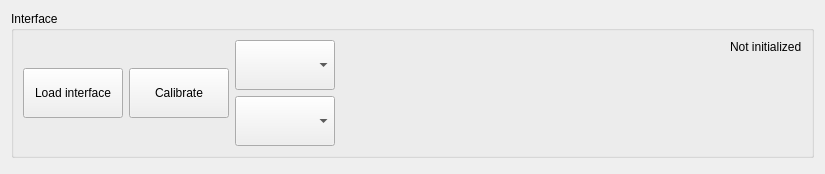
<?xml version="1.0" encoding="UTF-8"?>
<ui version="4.0">
 <class>FormInterface</class>
 <widget class="QWidget" name="FormInterface">
  <property name="geometry">
   <rect>
    <x>0</x>
    <y>0</y>
    <width>825</width>
    <height>174</height>
   </rect>
  </property>
  <property name="minimumSize">
   <size>
    <width>0</width>
    <height>0</height>
   </size>
  </property>
  <property name="windowTitle">
   <string>Form</string>
  </property>
  <property name="styleSheet">
   <string notr="true"/>
  </property>
  <layout class="QHBoxLayout" name="horizontalLayout">
   <item alignment="Qt::AlignTop">
    <widget class="QGroupBox" name="grpBoxInterface">
     <property name="title">
      <string>Interface</string>
     </property>
     <layout class="QHBoxLayout" name="horizontalLayout_2">
      <item>
       <widget class="QPushButton" name="btnLoadInterface">
        <property name="minimumSize">
         <size>
          <width>100</width>
          <height>50</height>
         </size>
        </property>
        <property name="text">
         <string>Load interface</string>
        </property>
       </widget>
      </item>
      <item>
       <widget class="QPushButton" name="btnCalibrate">
        <property name="minimumSize">
         <size>
          <width>100</width>
          <height>50</height>
         </size>
        </property>
        <property name="text">
         <string>Calibrate</string>
        </property>
       </widget>
      </item>
      <item>
       <layout class="QVBoxLayout" name="layoutVertMsg">
        <property name="spacing">
         <number>-1</number>
        </property>
        <item>
         <widget class="QComboBox" name="cmbBoxInputType">
          <property name="minimumSize">
           <size>
            <width>100</width>
            <height>50</height>
           </size>
          </property>
          <property name="baseSize">
           <size>
            <width>200</width>
            <height>50</height>
           </size>
          </property>
         </widget>
        </item>
        <item>
         <widget class="QComboBox" name="cmbBoxDevNr">
          <property name="minimumSize">
           <size>
            <width>100</width>
            <height>50</height>
           </size>
          </property>
         </widget>
        </item>
       </layout>
      </item>
      <item>
       <spacer name="horizontalSpacer">
        <property name="orientation">
         <enum>Qt::Horizontal</enum>
        </property>
        <property name="sizeHint" stdset="0">
         <size>
          <width>40</width>
          <height>20</height>
         </size>
        </property>
       </spacer>
      </item>
      <item>
       <layout class="QVBoxLayout" name="verticalLayout">
        <item alignment="Qt::AlignTop">
         <widget class="QLabel" name="lblStatusInterface">
          <property name="text">
           <string>Not initialized</string>
          </property>
         </widget>
        </item>
       </layout>
      </item>
     </layout>
    </widget>
   </item>
  </layout>
 </widget>
 <resources/>
 <connections/>
</ui>
